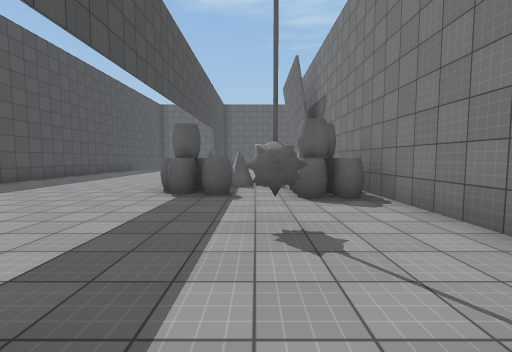
View 1 (above)

13 first-person views from a walk through a Unity game level. The camera is 1.5 m above the floor, tilts 4° down and sees 90° across. The floor is counted in squares, 2 m on a side. Each view is taken from the middle of a square. On the plan, view 1 faces up. The plan holds only what a view shows up to about 9 squares ahead; the rest is blank. The place goes on beyond the plan. Surface patterns are stand-ins for the level's own textures.

View 2
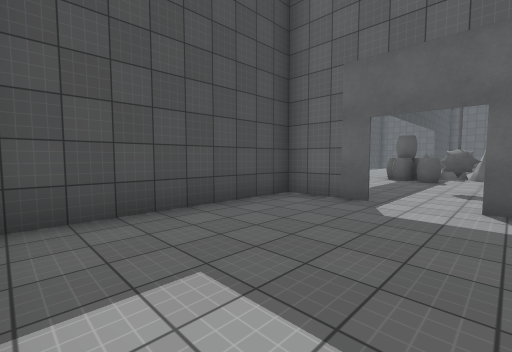

View 3
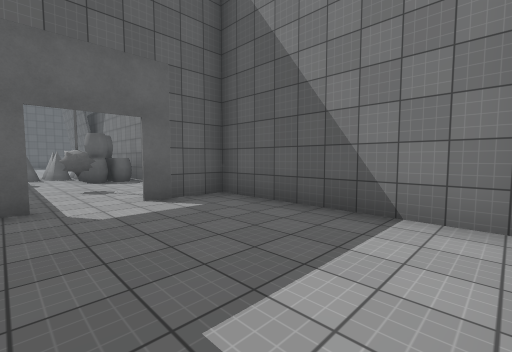

View 4
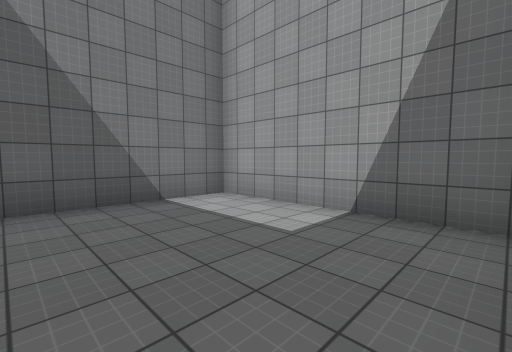

View 5
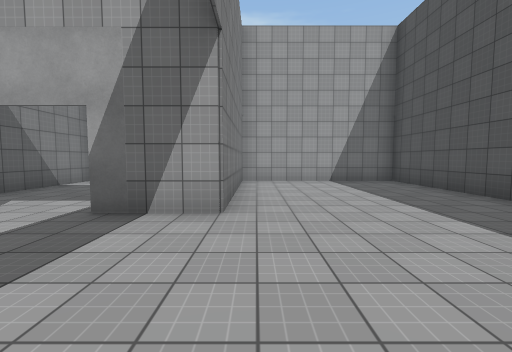

View 6
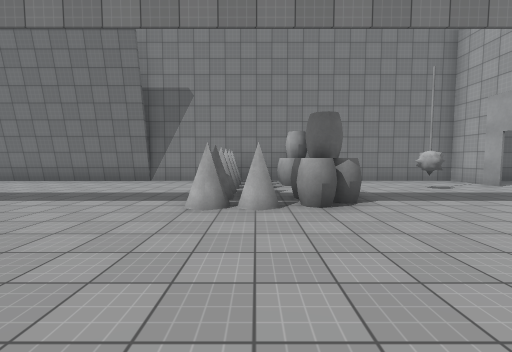

View 7
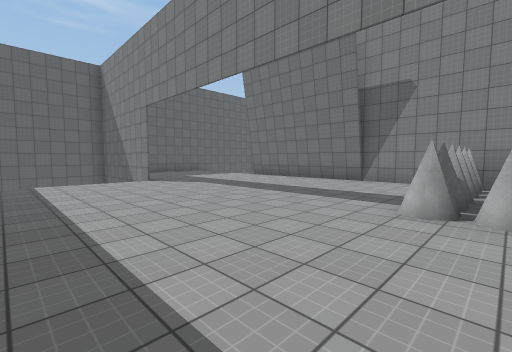

View 8
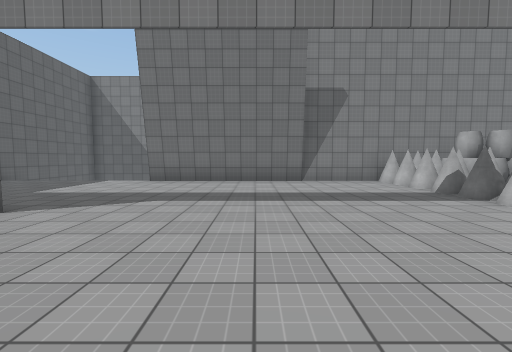

View 9
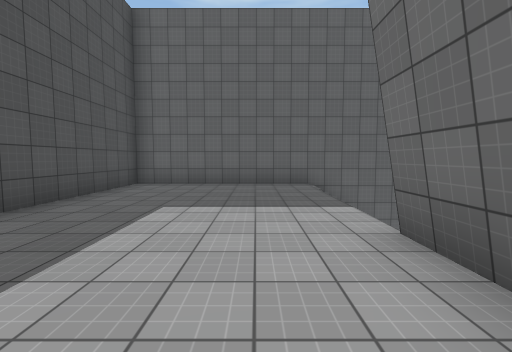

View 10
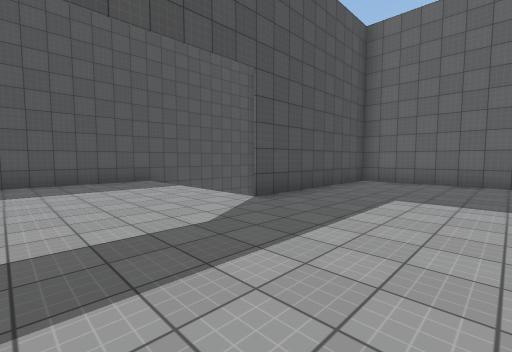

View 11
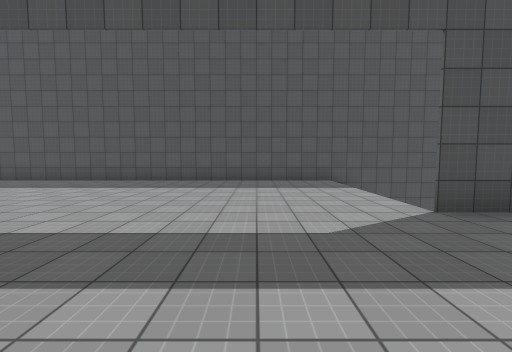

View 12
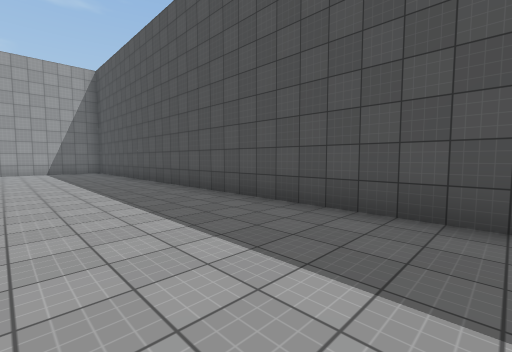

View 13
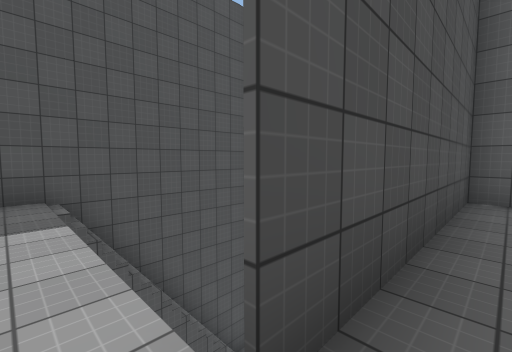

### Floor plan
Points are (right, up) in squares from view 1. A wall is a line through its corners. A room is listed if a view was taken in it or the views show most of it. See-through windows are left out.
Room 1 (views 1, 2, 3, 4)
walls: (-0.6, 0.5) (-2.5, 0.5) (-2.5, -4.1); (2.5, 0.5) (0.8, 0.5); (-3, -4.5) (2.4, -4.5) (2.4, 1)
ways out: opening at (0, 1) to room 2
Room 2 (views 5, 6, 7, 8, 9, 10, 11, 12, 13)
walls: (-1.5, 7.7) (-1.3, 8) (-1, 8); (-0.8, 7.7) (-0.6, 8.1); (-2.4, 6.8) (-2.1, 7.4) (-2.4, 7.9); (-2.6, 15.5) (-2.6, 16.4); (1.8, 8) (2.2, 8); (-1.9, 5.4) (-1.6, 6); (1, 4.9) (0.7, 5.5); (0.5, 2.9) (0.3, 2.4) (0, 2.7) (0.1, 3.1); (0.6, 2.9) (0.3, 2.4); (0.5, 2.7) (0.1, 2.6); (0.4, 2.6) (0.2, 2.5); (0.4, 2.6) (-0.1, 2.7); (-7.5, 20.1) (-7.5, -4.5) (-3, -4.5); (0.8, 0.5) (2.5, 0.5); (2.4, 1) (2.4, 15.5); (4.2, 20.5) (-2.5, 20.5) (-2.5, 15.5); (-2.6, -4.4) (-2.6, 0.5) (-0.8, 0.5)
ways out: opening at (0, 1) to room 1

Positions as (right, up) in squares from view 1, and headings:
1: (0, 0), facing up
2: (1, -4), facing up-left
3: (-1, -4), facing up-right
4: (-2, -1), facing down-right
5: (-3, 4), facing down
6: (-6, 7), facing right
7: (-6, 7), facing up-right
8: (-6, 12), facing right
9: (1, 13), facing up
10: (1, 12), facing up-left
11: (1, 13), facing left
12: (-4, 10), facing down-left
13: (-2, 15), facing up-left
